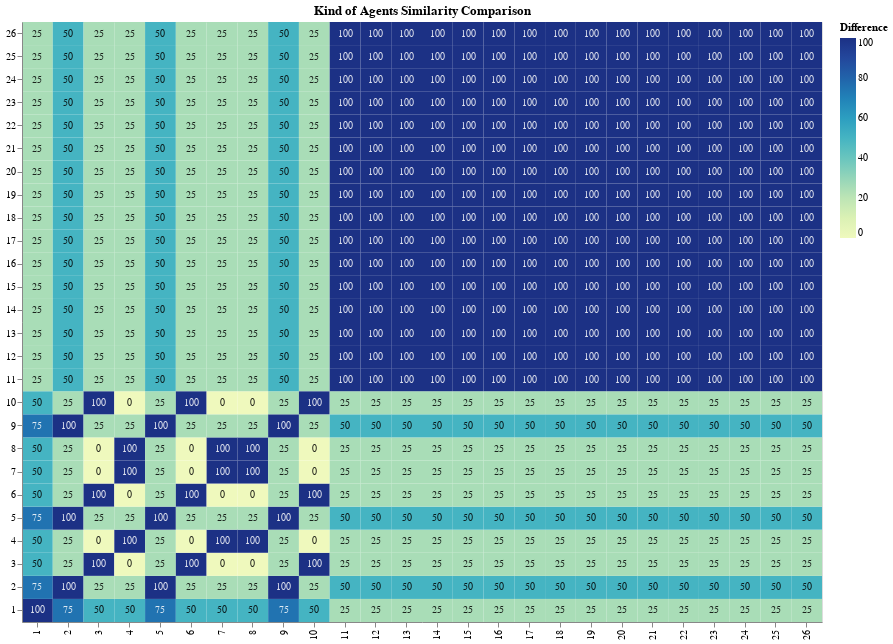

Notebook code cell kept with this figure:
### Code cell
dfplot = pd.DataFrame({'x': dfsimilarity["id_a"].ravel(),
                   'y': dfsimilarity["id_b"].ravel(),
                   'Difference': dfsimilarity["similarity"].ravel()})
#alt.data_transformers.disable_max_rows()
chart = alt.Chart(dfplot).mark_rect().encode(
    x=alt.X('x:O', axis=alt.Axis(title="")),
    y=alt.Y('y:O', axis=alt.Axis(title=""), sort="descending"),
    color='Difference:Q'
).properties(
    title=["Kind of Agents Similarity Comparison"]
)

text = chart.mark_text(baseline='middle').encode(
    text='Difference:Q',
    color=alt.condition(
        alt.datum.Difference < 70,
        alt.value('black'),
        alt.value('white')
    ),
    size=alt.value(10),
    opacity=alt.value(0.85)
)

# Draw the chart
plot = chart.properties(width=CHART_WIDTH, height=CHART_HEIGHT) + text
plot

### Figure 1 — Vega-Lite specification as saved in the notebook (floating-point values rounded to 4 significant figures; data arrays with more than 128 entries replaced by an {"elided": "..."} marker saying what was removed)
{"config": {"view": {"continuousWidth": 400, "continuousHeight": 300}}, "layer": [{"mark": "rect", "encoding": {"color": {"type": "quantitative", "field": "Difference"}, "x": {"type": "ordinal", "axis": {"title": ""}, "field": "x"}, "y": {"type": "ordinal", "axis": {"title": ""}, "field": "y", "sort": "descending"}}, "height": 600, "title": ["Kind of Agents Similarity Comparison"], "width": 800}, {"mark": {"type": "text", "baseline": "middle"}, "encoding": {"color": {"condition": {"value": "black", "test": "(datum.Difference < 70)"}, "value": "white"}, "opacity": {"value": 0.85}, "size": {"value": 10}, "text": {"type": "quantitative", "field": "Difference"}, "x": {"type": "ordinal", "axis": {"title": ""}, "field": "x"}, "y": {"type": "ordinal", "axis": {"title": ""}, "field": "y", "sort": "descending"}}, "title": ["Kind of Agents Similarity Comparison"]}], "data": {"name": "data-2adb74d459b9ccafa05d91890d317a3e"}, "$schema": "https://vega.github.io/schema/vega-lite/v4.8.1.json", "datasets": {"data-2adb74d459b9ccafa05d91890d317a3e": {"elided": "676 records"}}}
